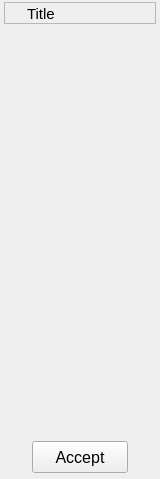
<?xml version="1.0" encoding="UTF-8"?>
<ui version="4.0">
 <class>Frame</class>
 <widget class="QFrame" name="Frame">
  <property name="geometry">
   <rect>
    <x>0</x>
    <y>0</y>
    <width>160</width>
    <height>479</height>
   </rect>
  </property>
  <property name="minimumSize">
   <size>
    <width>160</width>
    <height>0</height>
   </size>
  </property>
  <property name="windowTitle">
   <string>Frame</string>
  </property>
  <property name="frameShape">
   <enum>QFrame::NoFrame</enum>
  </property>
  <property name="frameShadow">
   <enum>QFrame::Plain</enum>
  </property>
  <property name="lineWidth">
   <number>0</number>
  </property>
  <layout class="QVBoxLayout" name="verticalLayout_2">
   <property name="spacing">
    <number>2</number>
   </property>
   <property name="leftMargin">
    <number>4</number>
   </property>
   <property name="topMargin">
    <number>2</number>
   </property>
   <property name="rightMargin">
    <number>4</number>
   </property>
   <property name="bottomMargin">
    <number>2</number>
   </property>
   <item>
    <widget class="QFrame" name="titleFrame">
     <property name="frameShape">
      <enum>QFrame::StyledPanel</enum>
     </property>
     <property name="frameShadow">
      <enum>QFrame::Raised</enum>
     </property>
     <layout class="QHBoxLayout" name="horizontalLayout_3">
      <property name="spacing">
       <number>6</number>
      </property>
      <property name="leftMargin">
       <number>3</number>
      </property>
      <property name="topMargin">
       <number>2</number>
      </property>
      <property name="rightMargin">
       <number>2</number>
      </property>
      <property name="bottomMargin">
       <number>0</number>
      </property>
      <item>
       <widget class="QLabel" name="titleIcon">
        <property name="maximumSize">
         <size>
          <width>13</width>
          <height>13</height>
         </size>
        </property>
        <property name="text">
         <string/>
        </property>
        <property name="pixmap">
         <pixmap>../../../studiolibrarymaya/resource/icons/mirrortable2.png</pixmap>
        </property>
        <property name="scaledContents">
         <bool>true</bool>
        </property>
       </widget>
      </item>
      <item>
       <widget class="QLabel" name="titleLabel">
        <property name="sizePolicy">
         <sizepolicy hsizetype="Preferred" vsizetype="Preferred">
          <horstretch>0</horstretch>
          <verstretch>0</verstretch>
         </sizepolicy>
        </property>
        <property name="font">
         <font>
          <family>Arial</family>
          <pointsize>11</pointsize>
         </font>
        </property>
        <property name="styleSheet">
         <string notr="true"/>
        </property>
        <property name="text">
         <string>Title</string>
        </property>
       </widget>
      </item>
     </layout>
    </widget>
   </item>
   <item>
    <widget class="QFrame" name="iconTitleFrame">
     <property name="minimumSize">
      <size>
       <width>0</width>
       <height>10</height>
      </size>
     </property>
     <property name="styleSheet">
      <string notr="true"/>
     </property>
     <property name="frameShape">
      <enum>QFrame::NoFrame</enum>
     </property>
     <property name="frameShadow">
      <enum>QFrame::Plain</enum>
     </property>
     <property name="lineWidth">
      <number>0</number>
     </property>
     <layout class="QVBoxLayout" name="verticalLayout_7">
      <property name="spacing">
       <number>0</number>
      </property>
      <property name="margin">
       <number>0</number>
      </property>
     </layout>
    </widget>
   </item>
   <item>
    <widget class="QFrame" name="iconGroup">
     <property name="sizePolicy">
      <sizepolicy hsizetype="Preferred" vsizetype="Preferred">
       <horstretch>0</horstretch>
       <verstretch>0</verstretch>
      </sizepolicy>
     </property>
     <property name="maximumSize">
      <size>
       <width>5000</width>
       <height>5000</height>
      </size>
     </property>
     <property name="frameShape">
      <enum>QFrame::NoFrame</enum>
     </property>
     <property name="frameShadow">
      <enum>QFrame::Plain</enum>
     </property>
     <property name="lineWidth">
      <number>0</number>
     </property>
     <layout class="QHBoxLayout" name="horizontalLayout">
      <property name="spacing">
       <number>0</number>
      </property>
      <property name="margin">
       <number>0</number>
      </property>
      <item>
       <widget class="QFrame" name="iconFrame">
        <property name="sizePolicy">
         <sizepolicy hsizetype="Expanding" vsizetype="Expanding">
          <horstretch>0</horstretch>
          <verstretch>1</verstretch>
         </sizepolicy>
        </property>
        <property name="minimumSize">
         <size>
          <width>50</width>
          <height>50</height>
         </size>
        </property>
        <property name="maximumSize">
         <size>
          <width>5000</width>
          <height>5000</height>
         </size>
        </property>
        <property name="styleSheet">
         <string notr="true"/>
        </property>
        <property name="frameShape">
         <enum>QFrame::NoFrame</enum>
        </property>
        <property name="frameShadow">
         <enum>QFrame::Plain</enum>
        </property>
        <property name="lineWidth">
         <number>0</number>
        </property>
        <layout class="QVBoxLayout" name="verticalLayout_5">
         <property name="spacing">
          <number>0</number>
         </property>
         <property name="margin">
          <number>0</number>
         </property>
        </layout>
       </widget>
      </item>
     </layout>
    </widget>
   </item>
   <item>
    <widget class="QFrame" name="formFrame">
     <property name="sizePolicy">
      <sizepolicy hsizetype="Preferred" vsizetype="Preferred">
       <horstretch>0</horstretch>
       <verstretch>0</verstretch>
      </sizepolicy>
     </property>
     <property name="minimumSize">
      <size>
       <width>0</width>
       <height>15</height>
      </size>
     </property>
     <property name="frameShape">
      <enum>QFrame::NoFrame</enum>
     </property>
     <property name="frameShadow">
      <enum>QFrame::Plain</enum>
     </property>
     <property name="lineWidth">
      <number>0</number>
     </property>
     <layout class="QVBoxLayout" name="verticalLayout_4">
      <property name="spacing">
       <number>0</number>
      </property>
      <property name="margin">
       <number>0</number>
      </property>
     </layout>
    </widget>
   </item>
   <item>
    <widget class="QFrame" name="spacer">
     <property name="sizePolicy">
      <sizepolicy hsizetype="Preferred" vsizetype="Expanding">
       <horstretch>0</horstretch>
       <verstretch>0</verstretch>
      </sizepolicy>
     </property>
     <property name="frameShape">
      <enum>QFrame::NoFrame</enum>
     </property>
     <property name="frameShadow">
      <enum>QFrame::Plain</enum>
     </property>
     <property name="lineWidth">
      <number>0</number>
     </property>
    </widget>
   </item>
   <item>
    <widget class="QFrame" name="buttonGroup">
     <property name="frameShape">
      <enum>QFrame::NoFrame</enum>
     </property>
     <property name="frameShadow">
      <enum>QFrame::Plain</enum>
     </property>
     <property name="lineWidth">
      <number>0</number>
     </property>
     <layout class="QHBoxLayout" name="horizontalLayout_2">
      <property name="spacing">
       <number>4</number>
      </property>
      <property name="margin">
       <number>4</number>
      </property>
      <item>
       <widget class="QPushButton" name="acceptButton">
        <property name="minimumSize">
         <size>
          <width>32</width>
          <height>32</height>
         </size>
        </property>
        <property name="maximumSize">
         <size>
          <width>96</width>
          <height>96</height>
         </size>
        </property>
        <property name="font">
         <font>
          <pointsize>12</pointsize>
          <weight>50</weight>
          <bold>false</bold>
         </font>
        </property>
        <property name="text">
         <string>Accept</string>
        </property>
       </widget>
      </item>
     </layout>
    </widget>
   </item>
  </layout>
 </widget>
 <resources/>
 <connections/>
</ui>
